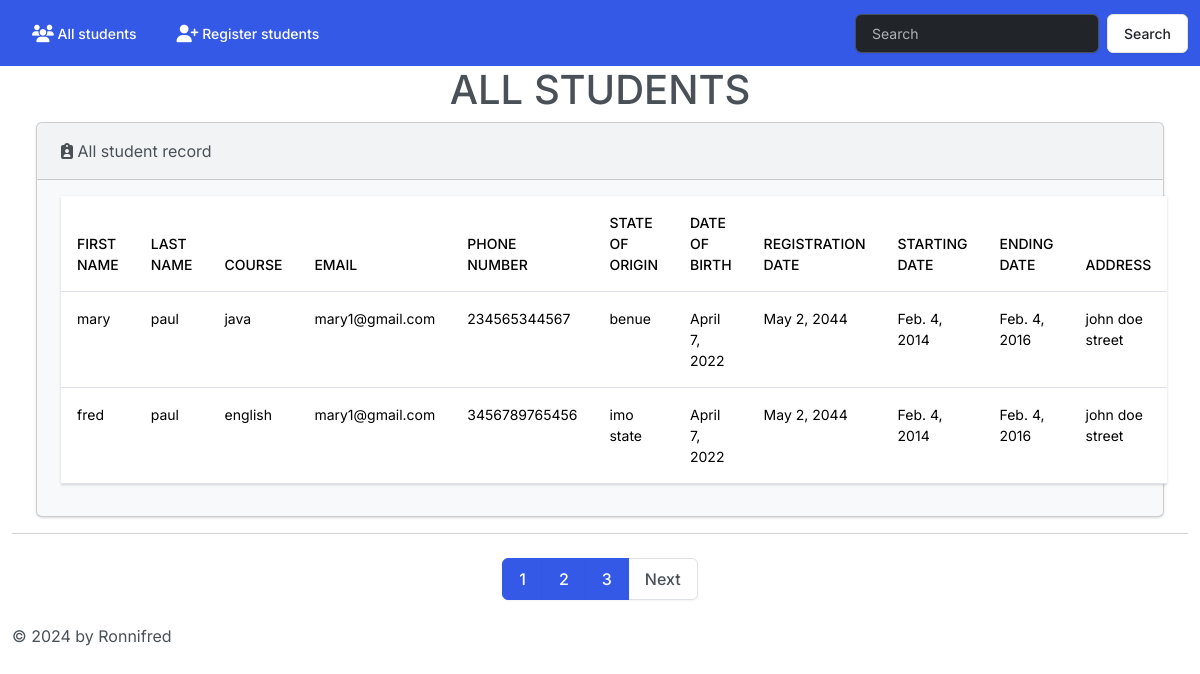
The page / on the database its author committed.
### student/models.py (models this page shows, shortened)
class registration(models.Model):
    FirstName = models.CharField(max_length = 15)
    LastName = models.CharField(max_length = 20)
    Course = models.CharField(max_length = 20)
    Email = models.EmailField(max_length = 30)
    Phone_number = models.PositiveIntegerField()
    State_of_origin = models.CharField(max_length = 20)
    Date_of_birth = models.DateField()
    Registration_date = models.DateField()
    Starting_date = models.DateField()
    Ending_date = models.DateField()
    Address = models.CharField(max_length = 20)

### student/views.py (the view)
# urls.py: 2. Add a URL to urlpatterns:  path('', views.home, name='home')
def home(request):
    blog_search = request.GET.get('search')
    if blog_search:
        posts = registration.objects.filter(Q(FirstName__icontains = blog_search)|Q(LastName__icontains = blog_search)|Q(FirstName__LastName__icontains = blog_search))
    else:
        posts=registration.objects.all().order_by('-FirstName')
    pages = Paginator(posts,2)
    posts=pages.page(1)
    getpage=request.GET.get('page')
    try:
        posts=pages.page(getpage)
    except PageNotAnInteger:
        posts=pages.page(1)
    except EmptyPage:
        posts = pages.page(pages.num_pages)
    return render(request,'student/home.html',{'posts':posts,'pages':pages})

### student/templates/student/home.html (shortened to what this page needs)
{% extends "student/base.html" %}
{% load static %}
{% block content %}
<h1 class="text-center">ALL STUDENTS</h1>
    <div class="row">
        <div class="col-12">
                <div class="card bg-light mb-3 ms-4 me-4" >
                <div class="card-header"><i class="fa-solid fa-clipboard-user"></i> All student record</div>
                <div class="card-body">
        <table class="table table-hover">
            <thead >
              <tr>
                <th scope="col">First Name</th>
                <th scope="col">Last Name</th>
                <th scope="col">Course</th>
                <th scope="col">Email</th>
                <th scope="col">Phone number</th>
                <th scope="col">State of origin</th>
                <th scope="col">Date of birth</th>
                <th scope="col">Registration date</th>
                <th scope="col">starting date</th>
                <th scope="col">Ending date</th>
                <th scope="col">Address</th>
              </tr>
            </thead>
            <tbody>
              {% for post in posts %}
              <tr>
                <td>{{post.FirstName}}</td>
                <td>{{post.LastName}}</td>
                <td>{{post.Course}}</td>
                <td>{{post.Email}}</td>
                <td>{{post.Phone_number}}</td>
                <td>{{post.State_of_origin}}</td>
                <td>{{post.Date_of_birth}}</td>
                <td>{{post.Registration_date}}</td>
                <td>{{post.Starting_date}}</td>
                <td>{{post.Ending_date}}</td>
                <td>{{post.Address}}</td>
                  {% endfor %}
        </tr>
            </tbody>
        </table>
        </div>
        </div>
        </div>
    </div>
{% endblock content %}

### student/templates/student/base.html (shortened to what this page needs)
{% load static %}
<!DOCTYPE html>
<html lang="en">
<head>
    <link rel="stylesheet" href="{% static 'css/main.css'%}">
    <link rel="stylesheet" href="{% static 'css/bootstrap.min.css'%}">
    <link rel="stylesheet" href="https://cdnjs.cloudflare.com/ajax/libs/font-awesome/6.5.1/css/all.min.css" />
</head>
<body>
    <nav class="navbar navbar-expand-lg bg-primary" data-bs-theme="dark">
        <div class="container-fluid">
          <div class="collapse navbar-collapse" id="navbarColor02">
            <ul class="navbar-nav me-auto">
              <li class="nav-item">
                <a class="nav-link active" href="{% url 'home' %}"> All students
                </a>
              </li>
              <li class="nav-item">
                <a class="nav-link active" href="{% url 'about' %}"> Register students
                </a>
              </li>
            </ul>
            <form class="d-flex">
              <input class="form-control me-sm-2" type="search" name="search" placeholder="Search">
              <button class="btn btn-secondary my-2 my-sm-0" type="submit">Search</button>
            </form>
          </div>
        </div>
      </nav>
      <div class="container-fluid">
        {% block content %}{% endblock content %}
<nav aria-label="Pagination">
    <hr class="my-0" />
    <ul class="pagination justify-content-center my-4">
        {% for page in pages.page_range %}
                <li class="page-item active" aria-current="page"><a class="page-link" href="?page={{page}}">{{page}}</a></li>
        {% endfor %}
        {% if posts.has_next %}
        <li class="page-item"><a class="page-link" href="?page={{posts.next_page_number}}">Next</a></li>
        {% endif %}
    </ul>
</nav>
        <div>
        &copy; <script>document.write(new Date().getFullYear())</script>  by Ronnifred
      </div>
</body>
</html>

### rows shown on the page
registration: FirstName "mary", LastName "paul", Course "java", Email "mary1@gmail.com", Phone_number "234565344567", State_of_origin "benue", Date_of_birth "April 7, 2022", Registration_date "May 2, 2044", Starting_date "Feb. 4, 2014", Ending_date "Feb. 4, 2016", Address "john doe street"
registration: FirstName "fred", LastName "paul", Course "english", Email "mary1@gmail.com", Phone_number "3456789765456", State_of_origin "imo state", Date_of_birth "April 7, 2022", Registration_date "May 2, 2044", Starting_date "Feb. 4, 2014", Ending_date "Feb. 4, 2016", Address "john doe street"

### other values the page prints
{{ page }} "1" "2" "3"
